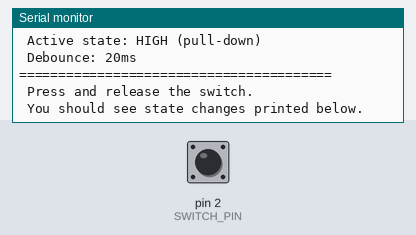
Bench run of a sketch on a simulated Arduino Mega 2560, built with avr-gcc and run on an emulated ATmega2560. Shown: the last lines printed to the serial monitor. Inputs (shaded band) come from the test bench; at power-on: pin 2 (SWITCH_PIN) LOW.

Above: at 1.2 s.
1.3 s: pin 2 (SWITCH_PIN) pulled HIGH for 0.15 s
At 1.45 s:
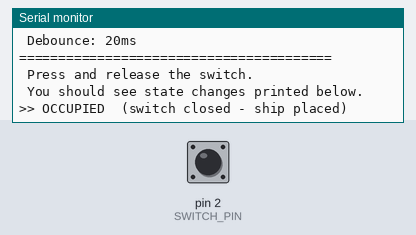
At 2.8 s:
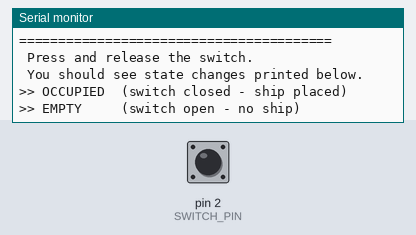

The sketch:

switch_test.ino
```cpp
/*
 * switch_test.ino
 *
 * Tests a SINGLE micro lever switch directly on one Arduino Mega digital pin.
 *
 * PURPOSE:
 *   Lowest-level sanity check before wiring up shift registers.
 *   Confirms:
 *     1. Switch wiring is correct
 *     2. Switch reads HIGH when pressed / LOW when released (or vice versa)
 *     3. Debounce logic works
 *   If this test passes, your switch hardware is good.
 *   If defender_board_test fails but this passes, the problem is shift register wiring.
 *
 * ---------------------------------------------------------------
 * WIRING — Active HIGH (pull-down, matches defender board wiring)
 * ---------------------------------------------------------------
 *
 *   Switch side A --> Arduino Mega Pin 2
 *   Switch side B --> VCC (5V)
 *   10k resistor  --> Pin 2 to GND (pull-down)
 *
 *   Switch OPEN  (released) = LOW  = empty
 *   Switch CLOSED (pressed) = HIGH = occupied
 *
 * ---------------------------------------------------------------
 * WIRING — Active LOW (pull-up alternative)
 * ---------------------------------------------------------------
 *
 *   Switch side A --> Arduino Mega Pin 2
 *   Switch side B --> GND
 *   Change pinMode to INPUT_PULLUP (uses internal 20k pull-up)
 *
 *   Switch OPEN  (released) = HIGH = empty
 *   Switch CLOSED (pressed) = LOW  = occupied
 *
 *   If using this wiring, flip SWITCH_ACTIVE_STATE to LOW below.
 *
 * ---------------------------------------------------------------
 * NOTE:
 *   Your defender board uses active HIGH (pull-down resistors).
 *   Keep this test consistent with that wiring.
 * ---------------------------------------------------------------
 */

// ---------------------------------------------------------------
// Configuration
// ---------------------------------------------------------------
#define SWITCH_PIN          2      // Digital pin connected to switch
#define SWITCH_ACTIVE_STATE HIGH   // HIGH = occupied (active HIGH / pull-down)
                                   // Change to LOW if using INPUT_PULLUP wiring

#define DEBOUNCE_DELAY_MS   20     // Milliseconds to debounce

// ---------------------------------------------------------------
// State tracking
// ---------------------------------------------------------------
bool switchState     = false;  // Current debounced state
bool lastRawState    = false;  // Last raw read
bool prevSwitchState = false;  // Previous debounced state (for change detection)
unsigned long lastDebounceTime = 0;

// ---------------------------------------------------------------
// readSwitch()
// Returns debounced switch state.
// true  = occupied (switch active)
// false = empty    (switch inactive)
// ---------------------------------------------------------------
bool readSwitch() {
  bool rawState = (digitalRead(SWITCH_PIN) == SWITCH_ACTIVE_STATE);

  // If raw reading changed, reset debounce timer
  if (rawState != lastRawState) {
    lastDebounceTime = millis();
    lastRawState = rawState;
  }

  // Only accept new state if it has been stable long enough
  if ((millis() - lastDebounceTime) >= DEBOUNCE_DELAY_MS) {
    switchState = rawState;
  }

  return switchState;
}

// ---------------------------------------------------------------
// setup()
// ---------------------------------------------------------------
void setup() {
  Serial.begin(115200);

  pinMode(SWITCH_PIN, INPUT);  // Use INPUT_PULLUP if using active LOW wiring

  Serial.println("========================================");
  Serial.println(" Single Micro Lever Switch Test");
  Serial.println(" Pin: " + String(SWITCH_PIN));
  Serial.println(" Active state: " + String(SWITCH_ACTIVE_STATE == HIGH ? "HIGH (pull-down)" : "LOW (pull-up)"));
  Serial.println(" Debounce: " + String(DEBOUNCE_DELAY_MS) + "ms");
  Serial.println("========================================");
  Serial.println(" Press and release the switch.");
  Serial.println(" You should see state changes printed below.");
  Serial.println();
}

// ---------------------------------------------------------------
// loop()
// Only prints when state changes, so Serial stays readable.
// ---------------------------------------------------------------
void loop() {
  bool current = readSwitch();

  if (current != prevSwitchState) {
    if (current) {
      Serial.println(">> OCCUPIED  (switch closed - ship placed)");
    } else {
      Serial.println(">> EMPTY     (switch open - no ship)");
    }
    prevSwitchState = current;
  }
}
```

Measured:
- after the input at 1.3 s, the serial monitor: prints a new line at once (image 1)
